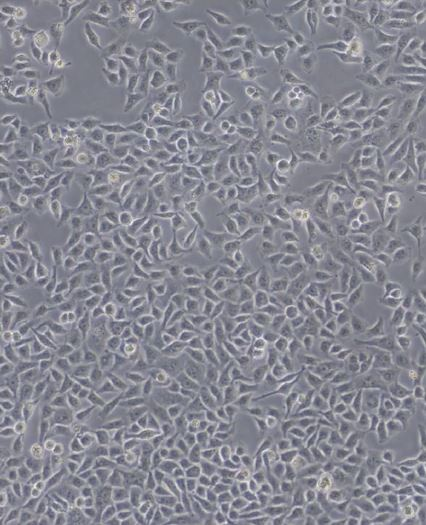
#> input picture ocv_mallick/Practice/792.JPG, 426 x 525 px
$ python cell_confluency.py
#> lines starting #> are read from the running program, lines starting #| are printed output that depends on the picture; after the words box and inside, x2 and y2 are one past the last pixel; in counts of white or black regions, pixels touching at a corner belong together; long printed decimals are rounded
import cv2
import imutils
from imutils import paths
import numpy as np

image = cv2.imread('792.JPG')
#> image is the input picture: shape (525, 426, 3); mean B, G, R 146.4, 135.7, 135.1

# load the image and convert it to grayscale
gray = cv2.cvtColor(image, cv2.COLOR_BGR2GRAY)

# do gaussian blurring to remove noise use 5x5 kernel
# blurred = cv2.GaussianBlur(gray, (5, 5), 0)
blurred = gray.copy()

# compute a "wide", "mid-range", and "tight" threshold for the edges
wide = cv2.Canny(blurred, 0, 255)
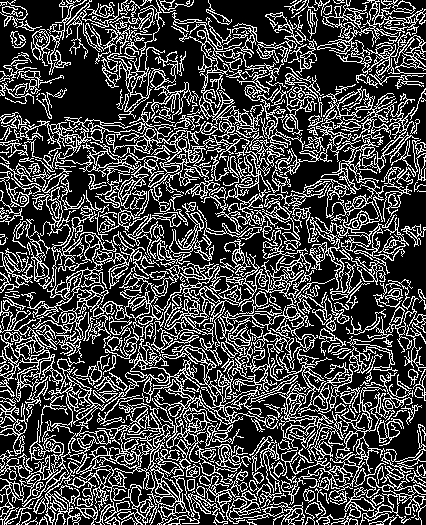
#> wide: shape (525, 426); 27.2% white in thin lines or dots
mid = cv2.Canny(blurred, 30, 150)
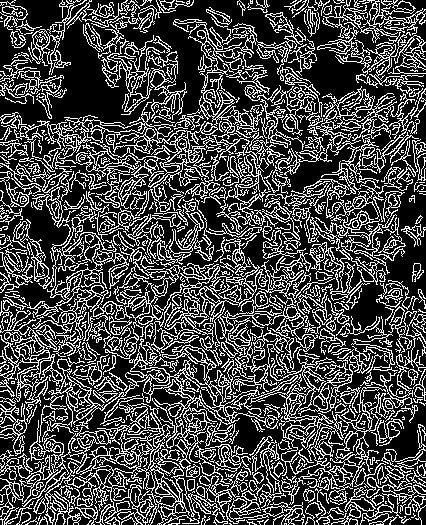
#> mid: shape (525, 426); 28.3% white in thin lines or dots
tight = cv2.Canny(blurred, 240, 250)
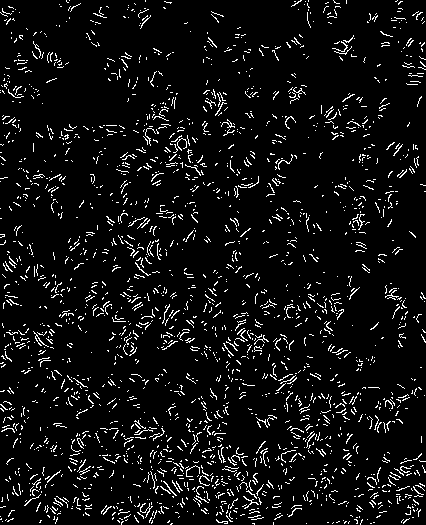
#> tight: shape (525, 426); 6.4% white in thin lines or dots

cv2.imshow('Threshold', mid)
cv2.waitKey(0)

# dilation - do it on mid to close contour gaps
# dilated = cv2.dilate(mid.copy(), (3, 3), iterations=1)
# dilated = wide.copy()
kernel = cv2.getStructuringElement(cv2.MORPH_RECT, (3, 3))
dilated = cv2.morphologyEx(mid, cv2.MORPH_CLOSE, kernel)
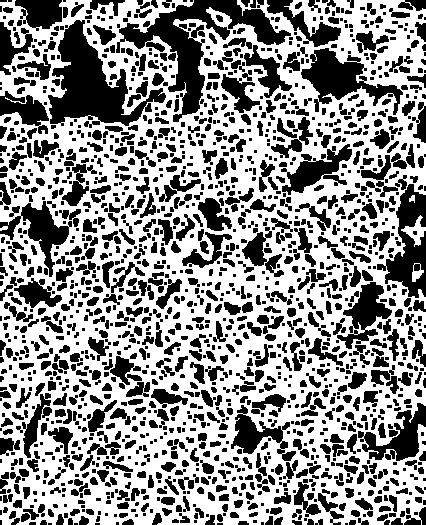
#> dilated: shape (525, 426); 56.7% white; 1677 black regions (756 under 20 px)
# find all contours in the image and draw ALL contours on the image
cnts = cv2.findContours(dilated.copy(), cv2.RETR_EXTERNAL,
                        cv2.CHAIN_APPROX_NONE)
#> cnts = 5 contours, 1 with area under 20; largest, box (x1, y1, x2, y2) and area: (0, 0, 426, 525) 203778, (401, 215, 426, 247) 264, (412, 263, 424, 282) 126, (409, 195, 415, 203) 21
cnts = imutils.grab_contours(cnts)
clone = image.copy()
cv2.drawContours(clone, cnts, -1, (0, 255, 0), 1)
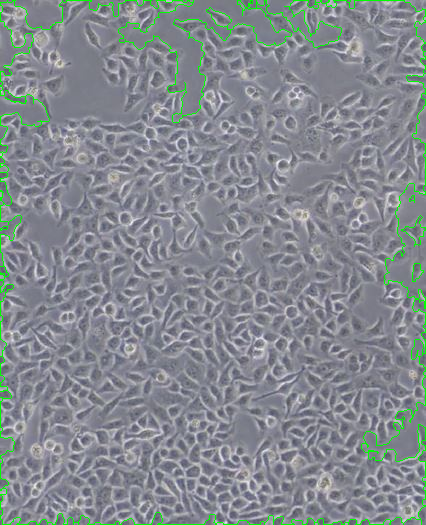
#> clone: shape (525, 426, 3); 2.02% of pixels changed, all inside (x1, y1, x2, y2) = (0, 0, 426, 525)
print("Found {} contours".format(len(cnts)))
#| Found 5 contours

# calculate confluence area
total_area = 0
for i, c in enumerate(cnts):
    area = cv2.contourArea(c)
    total_area += area
#> this loop made 5 passes
#> (area, total_area) on passes 1, 3, 4, 5: (125.5, 125.5), (263.5, 407), (21, 428), (203778, 204206)
#> after the loop, total_area = 204206

total_image_area = mid.shape[0] * mid.shape[1]
#> total_image_area = 223650
print(mid.shape)
#| (525, 426)
print(f"Area of total image: {total_image_area}")
#| Area of total image: 223650
print(f"Area enclosed by contours: {total_area}")
#| Area enclosed by contours: 204206.0
confluence = (total_area / total_image_area) * 100
#> confluence = 91.31
print(f"Confluence: {confluence}")
#| Confluence: 91.306
cv2.imshow('Output', clone)
cv2.waitKey(0)
